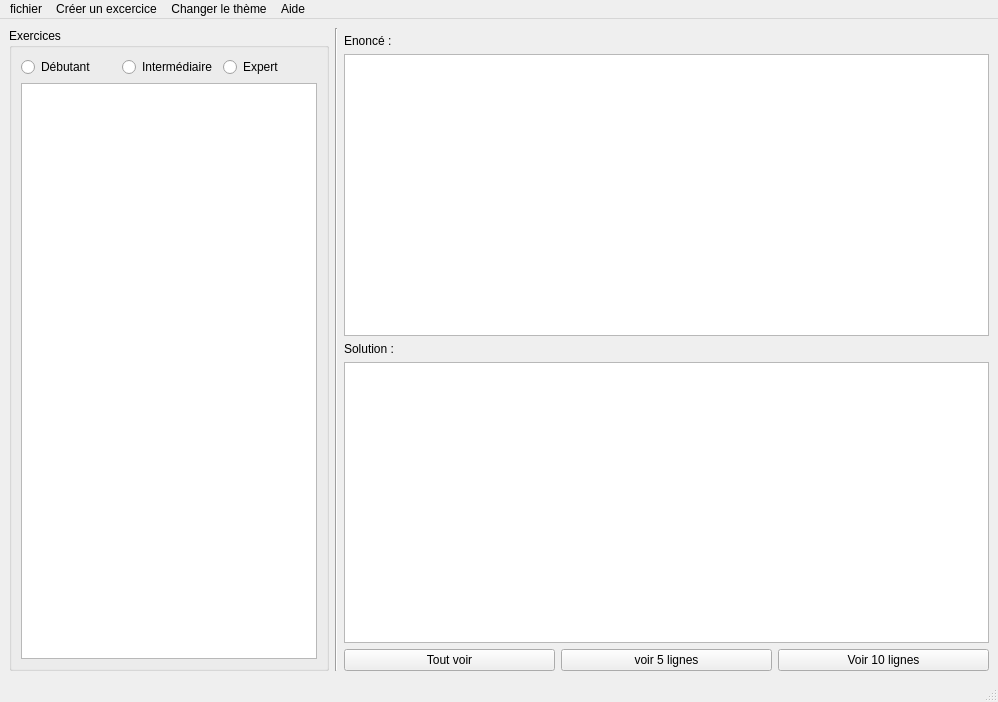
<?xml version="1.0" encoding="UTF-8"?>
<ui version="4.0">
 <class>ExercicePython</class>
 <widget class="QMainWindow" name="ExercicePython">
  <property name="geometry">
   <rect>
    <x>0</x>
    <y>0</y>
    <width>998</width>
    <height>702</height>
   </rect>
  </property>
  <property name="windowTitle">
   <string>Python exercice</string>
  </property>
  <widget class="QWidget" name="centralwidget">
   <layout class="QGridLayout" name="gridLayout_3">
    <item row="0" column="2" rowspan="2">
     <widget class="Line" name="line">
      <property name="orientation">
       <enum>Qt::Vertical</enum>
      </property>
     </widget>
    </item>
    <item row="1" column="3">
     <layout class="QGridLayout" name="gridLayout_contenu">
      <item row="0" column="0">
       <widget class="QLabel" name="la_enonce">
        <property name="text">
         <string>Enoncé : </string>
        </property>
       </widget>
      </item>
      <item row="4" column="0">
       <widget class="QTextEdit" name="te_solution"/>
      </item>
      <item row="1" column="0">
       <widget class="QTextEdit" name="te_enonce"/>
      </item>
      <item row="3" column="0">
       <widget class="QLabel" name="la_solution">
        <property name="text">
         <string>Solution :</string>
        </property>
       </widget>
      </item>
      <item row="5" column="0">
       <layout class="QHBoxLayout" name="horizontalLayout_btn_cont">
        <item>
         <widget class="QPushButton" name="btn_toutvoir">
          <property name="text">
           <string>Tout voir</string>
          </property>
         </widget>
        </item>
        <item>
         <widget class="QPushButton" name="btn_5lignes">
          <property name="text">
           <string>voir 5 lignes</string>
          </property>
         </widget>
        </item>
        <item>
         <widget class="QPushButton" name="btn_10lignes">
          <property name="text">
           <string>Voir 10 lignes</string>
          </property>
         </widget>
        </item>
       </layout>
      </item>
     </layout>
    </item>
    <item row="0" column="0" rowspan="2" colspan="2">
     <widget class="QGroupBox" name="groupBox_nomfiche">
      <property name="minimumSize">
       <size>
        <width>320</width>
        <height>0</height>
       </size>
      </property>
      <property name="maximumSize">
       <size>
        <width>400</width>
        <height>16777215</height>
       </size>
      </property>
      <property name="title">
       <string>Exercices</string>
      </property>
      <layout class="QGridLayout" name="gridLayout">
       <item row="0" column="0">
        <layout class="QHBoxLayout" name="horizontalLayout_niveau">
         <item>
          <widget class="QRadioButton" name="rb_deb">
           <property name="text">
            <string>Débutant</string>
           </property>
          </widget>
         </item>
         <item>
          <widget class="QRadioButton" name="rb_int">
           <property name="text">
            <string>Intermédiaire</string>
           </property>
          </widget>
         </item>
         <item>
          <widget class="QRadioButton" name="rb_exp">
           <property name="text">
            <string>Expert</string>
           </property>
          </widget>
         </item>
        </layout>
       </item>
       <item row="1" column="0">
        <widget class="QListWidget" name="liste_fiche"/>
       </item>
      </layout>
     </widget>
    </item>
   </layout>
  </widget>
  <widget class="QMenuBar" name="menubar">
   <property name="geometry">
    <rect>
     <x>0</x>
     <y>0</y>
     <width>998</width>
     <height>22</height>
    </rect>
   </property>
   <widget class="QMenu" name="menuFichier">
    <property name="title">
     <string>fichier</string>
    </property>
    <addaction name="ouv_fichier"/>
    <addaction name="sauv_fichier"/>
    <addaction name="fermer_fichier"/>
   </widget>
   <widget class="QMenu" name="Creer_fiche">
    <property name="title">
     <string>Créer un excercice</string>
    </property>
   </widget>
   <widget class="QMenu" name="changer_theme">
    <property name="title">
     <string>Changer le thème</string>
    </property>
    <addaction name="theme_clair"/>
    <addaction name="theme_sombre"/>
   </widget>
   <widget class="QMenu" name="menuA_propos">
    <property name="title">
     <string>Aide</string>
    </property>
    <addaction name="aide_logiciel"/>
    <addaction name="a_propos"/>
   </widget>
   <addaction name="menuFichier"/>
   <addaction name="Creer_fiche"/>
   <addaction name="changer_theme"/>
   <addaction name="menuA_propos"/>
  </widget>
  <widget class="QStatusBar" name="statusbar"/>
  <action name="ouv_fichier">
   <property name="text">
    <string>Ouvrir un fichier</string>
   </property>
  </action>
  <action name="sauv_fichier">
   <property name="text">
    <string>Sauvegarder un fichier</string>
   </property>
  </action>
  <action name="fermer_fichier">
   <property name="text">
    <string>Fermer le fichier</string>
   </property>
  </action>
  <action name="theme_clair">
   <property name="text">
    <string>Thème clair</string>
   </property>
  </action>
  <action name="theme_sombre">
   <property name="text">
    <string>Thème sombre</string>
   </property>
  </action>
  <action name="aide_logiciel">
   <property name="text">
    <string>Aide sur le logiciel</string>
   </property>
  </action>
  <action name="a_propos">
   <property name="text">
    <string>A propos</string>
   </property>
  </action>
 </widget>
 <resources/>
 <connections/>
</ui>
